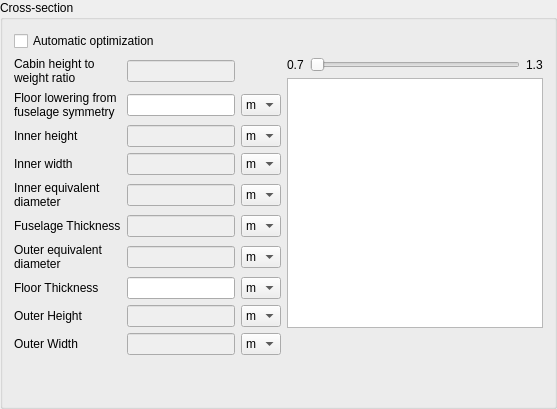
           <widget class="QGroupBox" name="fuse_cs_gb">
            <property name="title">
             <string>Cross-section</string>
            </property>
            <layout class="QVBoxLayout" name="verticalLayout_17">
             <item>
              <widget class="QCheckBox" name="fuse_cs_optim">
               <property name="text">
                <string>Automatic optimization</string>
               </property>
              </widget>
             </item>
             <item>
              <layout class="QHBoxLayout" name="horizontalLayout_10">
               <item>
                <layout class="QVBoxLayout" name="verticalLayout_33">
                 <item>
                  <layout class="QGridLayout" name="gridLayout_11">
                   <item row="9" column="1">
                    <widget class="QLineEdit" name="outer_height_out">
                     <property name="enabled">
                      <bool>false</bool>
                     </property>
                    </widget>
                   </item>
                   <item row="2" column="2">
                    <widget class="QComboBox" name="floor_lowering_m_comb">
                     <item>
                      <property name="text">
                       <string>m</string>
                      </property>
                     </item>
                     <item>
                      <property name="text">
                       <string>ft</string>
                      </property>
                     </item>
                    </widget>
                   </item>
                   <item row="2" column="1">
                    <widget class="QLineEdit" name="floor_lowering_inp"/>
                   </item>
                   <item row="10" column="0">
                    <widget class="QLabel" name="label_42">
                     <property name="text">
                      <string>Outer Width</string>
                     </property>
                    </widget>
                   </item>
                   <item row="4" column="2">
                    <widget class="QComboBox" name="inner_width_m_comb">
                     <item>
                      <property name="text">
                       <string>m</string>
                      </property>
                     </item>
                     <item>
                      <property name="text">
                       <string>ft</string>
                      </property>
                     </item>
                    </widget>
                   </item>
                   <item row="7" column="1">
                    <widget class="QLineEdit" name="outer_eq_diameter_out">
                     <property name="enabled">
                      <bool>false</bool>
                     </property>
                    </widget>
                   </item>
                   <item row="9" column="0">
                    <widget class="QLabel" name="label_25">
                     <property name="text">
                      <string>Outer Height</string>
                     </property>
                    </widget>
                   </item>
                   <item row="3" column="0">
                    <widget class="QLabel" name="label_11">
                     <property name="text">
                      <string>Inner height</string>
                     </property>
                    </widget>
                   </item>
                   <item row="6" column="1">
                    <widget class="QLineEdit" name="fuse_thickness_out">
                     <property name="enabled">
                      <bool>false</bool>
                     </property>
                    </widget>
                   </item>
                   <item row="7" column="0">
                    <widget class="QLabel" name="label_18">
                     <property name="text">
                      <string>Outer equivalent 
diameter</string>
                     </property>
                    </widget>
                   </item>
                   <item row="3" column="2">
                    <widget class="QComboBox" name="inner_height_m_comb">
                     <item>
                      <property name="text">
                       <string>m</string>
                      </property>
                     </item>
                     <item>
                      <property name="text">
                       <string>ft</string>
                      </property>
                     </item>
                    </widget>
                   </item>
                   <item row="4" column="1">
                    <widget class="QLineEdit" name="inner_width_out">
                     <property name="enabled">
                      <bool>false</bool>
                     </property>
                    </widget>
                   </item>
                   <item row="3" column="1">
                    <widget class="QLineEdit" name="inner_height_out">
                     <property name="enabled">
                      <bool>false</bool>
                     </property>
                    </widget>
                   </item>
                   <item row="8" column="0">
                    <widget class="QLabel" name="floor_thickness_lab">
                     <property name="text">
                      <string>Floor Thickness</string>
                     </property>
                    </widget>
                   </item>
                   <item row="2" column="0">
                    <widget class="QLabel" name="floor_lowering_lab">
                     <property name="text">
                      <string>Floor lowering from 
fuselage symmetry</string>
                     </property>
                    </widget>
                   </item>
                   <item row="5" column="0">
                    <widget class="QLabel" name="label_22">
                     <property name="text">
                      <string>Inner equivalent 
diameter</string>
                     </property>
                    </widget>
                   </item>
                   <item row="5" column="1">
                    <widget class="QLineEdit" name="inner_eq_diameter_out">
                     <property name="enabled">
                      <bool>false</bool>
                     </property>
                    </widget>
                   </item>
                   <item row="10" column="1">
                    <widget class="QLineEdit" name="outer_width_out">
                     <property name="enabled">
                      <bool>false</bool>
                     </property>
                    </widget>
                   </item>
                   <item row="4" column="0">
                    <widget class="QLabel" name="label_21">
                     <property name="text">
                      <string>Inner width</string>
                     </property>
                    </widget>
                   </item>
                   <item row="7" column="2">
                    <widget class="QComboBox" name="outer_eq_diameter_m_comb">
                     <item>
                      <property name="text">
                       <string>m</string>
                      </property>
                     </item>
                     <item>
                      <property name="text">
                       <string>ft</string>
                      </property>
                     </item>
                    </widget>
                   </item>
                   <item row="6" column="0">
                    <widget class="QLabel" name="fuse_thickness_lab">
                     <property name="text">
                      <string>Fuselage Thickness</string>
                     </property>
                    </widget>
                   </item>
                   <item row="6" column="2">
                    <widget class="QComboBox" name="fuse_thickness_m_comb">
                     <item>
                      <property name="text">
                       <string>m</string>
                      </property>
                     </item>
                     <item>
                      <property name="text">
                       <string>in</string>
                      </property>
                     </item>
                     <item>
                      <property name="text">
                       <string>ft</string>
                      </property>
                     </item>
                    </widget>
                   </item>
                   <item row="5" column="2">
                    <widget class="QComboBox" name="inner_eq_diameter_m_comb">
                     <item>
                      <property name="text">
                       <string>m</string>
                      </property>
                     </item>
                     <item>
                      <property name="text">
                       <string>ft</string>
                      </property>
                     </item>
                    </widget>
                   </item>
                   <item row="9" column="2">
                    <widget class="QComboBox" name="outer_height_m_comb">
                     <item>
                      <property name="text">
                       <string>m</string>
                      </property>
                     </item>
                     <item>
                      <property name="text">
                       <string>ft</string>
                      </property>
                     </item>
                    </widget>
                   </item>
                   <item row="8" column="2">
                    <widget class="QComboBox" name="floor_thickness_m_comb">
                     <item>
                      <property name="text">
                       <string>m</string>
                      </property>
                     </item>
                     <item>
                      <property name="text">
                       <string>in</string>
                      </property>
                     </item>
                     <item>
                      <property name="text">
                       <string>ft</string>
                      </property>
                     </item>
                    </widget>
                   </item>
                   <item row="1" column="1">
                    <widget class="QLineEdit" name="cabin_ratio_out">
                     <property name="enabled">
                      <bool>false</bool>
                     </property>
                    </widget>
                   </item>
                   <item row="8" column="1">
                    <widget class="QLineEdit" name="floor_thickness_inp"/>
                   </item>
                   <item row="10" column="2">
                    <widget class="QComboBox" name="outer_width_m_comb">
                     <property name="minimumSize">
                      <size>
                       <width>34</width>
                       <height>0</height>
                      </size>
                     </property>
                     <item>
                      <property name="text">
                       <string>m</string>
                      </property>
                     </item>
                     <item>
                      <property name="text">
                       <string>ft</string>
                      </property>
                     </item>
                    </widget>
                   </item>
                   <item row="1" column="0">
                    <widget class="QLabel" name="label_43">
                     <property name="text">
                      <string>Cabin height to 
weight ratio</string>
                     </property>
                    </widget>
                   </item>
                  </layout>
                 </item>
                 <item>
                  <spacer name="verticalSpacer_2">
                   <property name="orientation">
                    <enum>Qt::Vertical</enum>
                   </property>
                   <property name="sizeHint" stdset="0">
                    <size>
                     <width>20</width>
                     <height>40</height>
                    </size>
                   </property>
                  </spacer>
                 </item>
                </layout>
               </item>
               <item>
                <layout class="QVBoxLayout" name="verticalLayout_19">
                 <item>
                  <layout class="QHBoxLayout" name="horizontalLayout_13">
                   <item>
                    <widget class="QLabel" name="cabin_ratio_min_lab">
                     <property name="text">
                      <string>0.7</string>
                     </property>
                    </widget>
                   </item>
                   <item>
                    <widget class="QSlider" name="cabin_ratio_slider">
                     <property name="orientation">
                      <enum>Qt::Horizontal</enum>
                     </property>
                    </widget>
                   </item>
                   <item>
                    <widget class="QLabel" name="cabin_ratio_max_lab">
                     <property name="text">
                      <string>1.3</string>
                     </property>
                    </widget>
                   </item>
                  </layout>
                 </item>
                 <item>
                  <widget class="QGraphicsView" name="cabin_cs_graphics">
                   <property name="minimumSize">
                    <size>
                     <width>0</width>
                     <height>250</height>
                    </size>
                   </property>
                  </widget>
                 </item>
                 <item>
                  <spacer name="verticalSpacer_4">
                   <property name="orientation">
                    <enum>Qt::Vertical</enum>
                   </property>
                   <property name="sizeHint" stdset="0">
                    <size>
                     <width>20</width>
                     <height>40</height>
                    </size>
                   </property>
                  </spacer>
                 </item>
                </layout>
               </item>
              </layout>
             </item>
            </layout>
           </widget>
